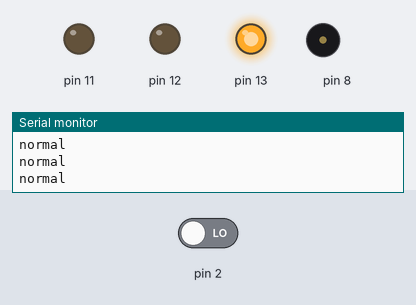
This sketch was run on a simulated Arduino Uno, built with avr-gcc and run on an emulated ATmega328P. Shown: output pins drawn as LEDs (lit = HIGH), buzzer (waves = sounding), the last lines printed to the serial monitor. Dashed ring = blinking. Inputs (shaded band) come from the test bench; at power-on: pin 2 LOW.

Above: at 1.3 s.
1.4 s: pin 2 driven HIGH
At 1.87 s:
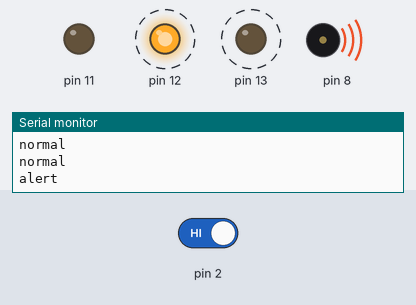
At 2.37 s:
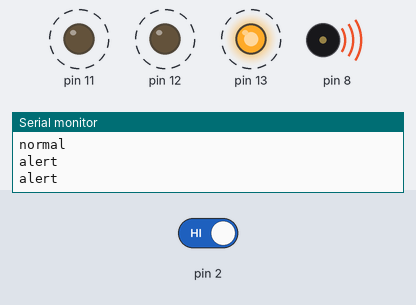
Timing chart, 0 to 10.4 s (numbered marks = the images above; inputs shaded):
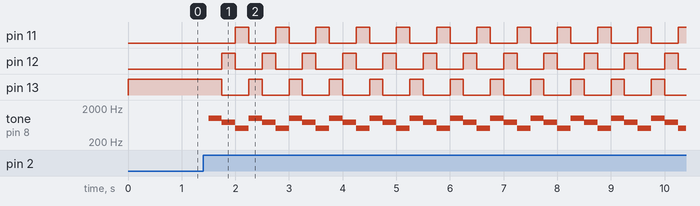

Measured:
- after the input at 1.4 s, pin 11: alternates HIGH for 0.25 s and LOW for 0.50 s, starting after 0.60 s; pin 12, pin 13: alternates HIGH for 0.25 s and LOW for 0.50 s, starting after 0.35 s; tone on pin 8: silent → 1000 Hz after 0.10 s, then repeats every 0.75 s: 750 Hz 0.25 s, 500 Hz 0.25 s, 1000 Hz 0.25 s

The sketch:

SmartHome.ino
```cpp
void setup()
{
pinMode(13, OUTPUT);
pinMode(12, OUTPUT);
pinMode(11, OUTPUT);
pinMode(2, INPUT);
Serial.begin(9600);
}
void loop()
{
  if(digitalRead(2)==HIGH){
    Serial.println("alert");
    digitalWrite(13, HIGH);
    digitalWrite(12, LOW);
    digitalWrite(11, LOW);
    tone(8,1000,500);
    delay(250);

    digitalWrite(13, LOW);
    digitalWrite(12, HIGH);
    digitalWrite(11, LOW);
    tone(8,750,500);
    delay(250);

    digitalWrite(13, LOW);
    digitalWrite(12, LOW);
    digitalWrite(11, HIGH);
    tone(8,500,500);
    delay(250);

}
  else {
    Serial.println("normal");
    digitalWrite(13, HIGH);
    digitalWrite(12, LOW);
    digitalWrite(11, LOW);
    delay(250);
  }

}
```
